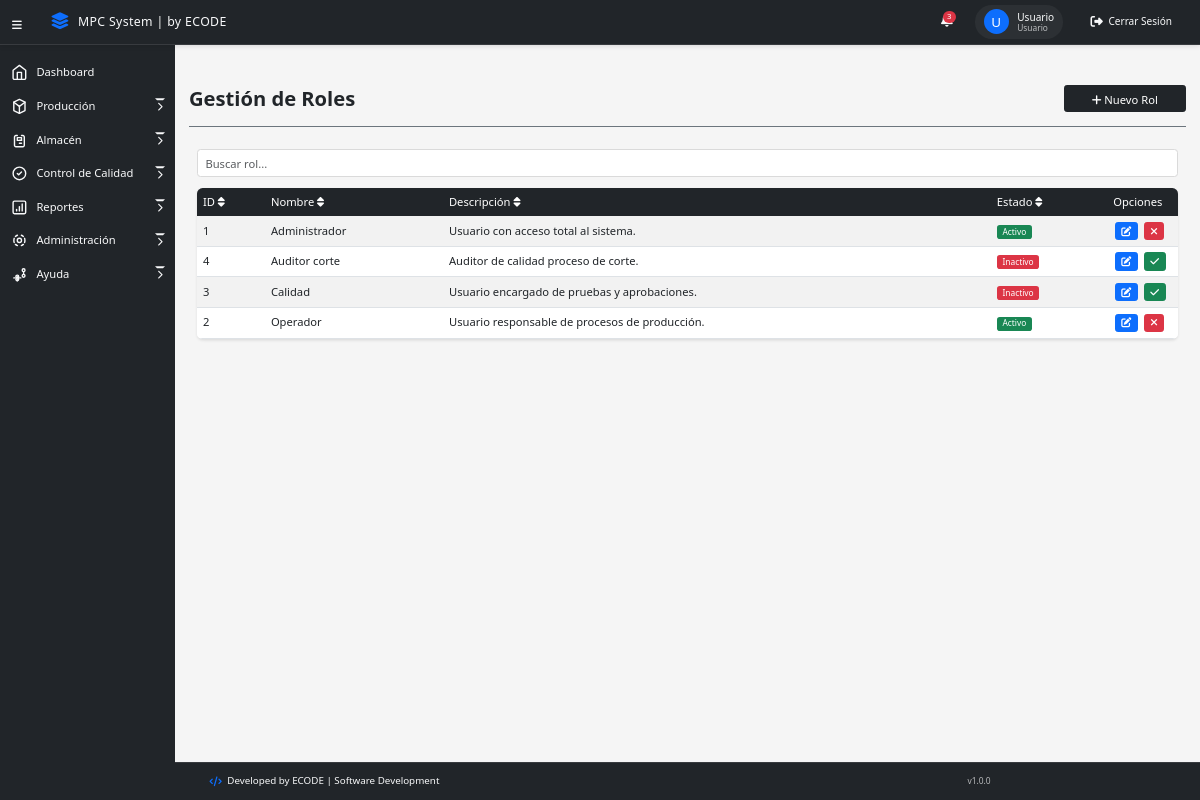
The page /views/roles.php (signed in) on the database as committed earlier.
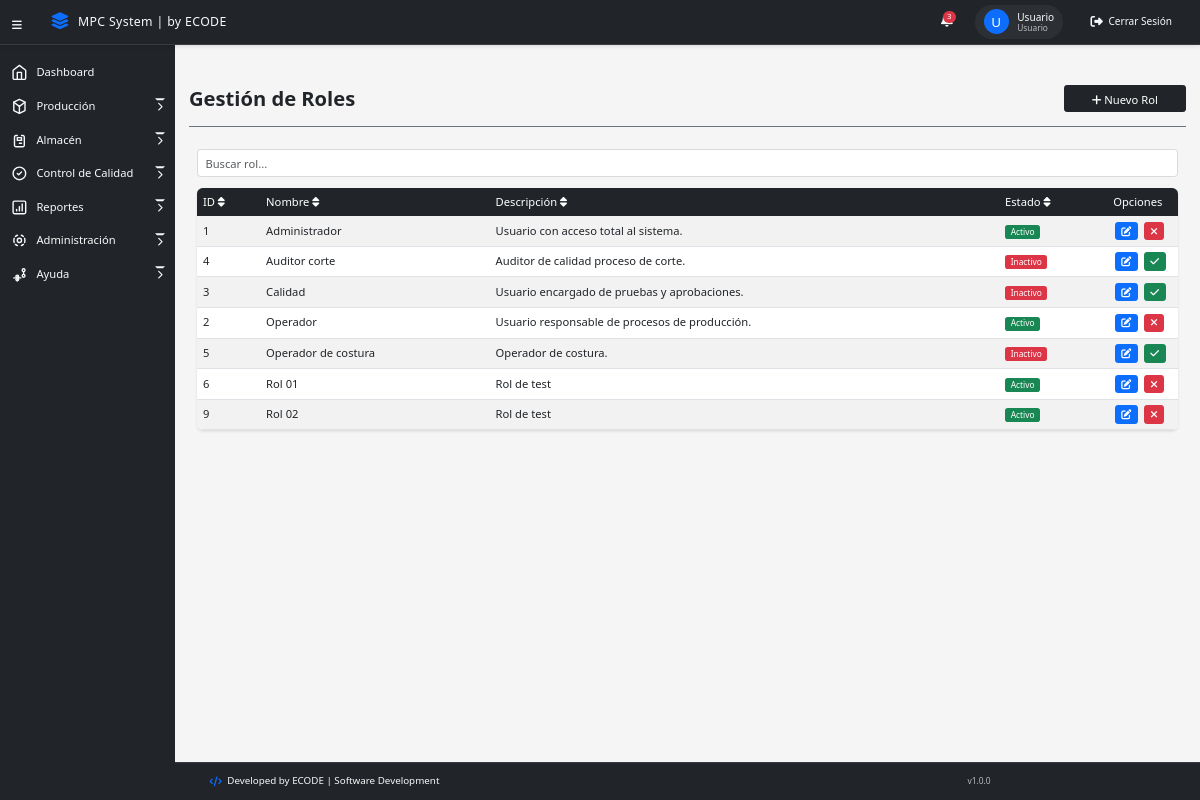
The same page on the database as committed later.
### tables this page shows
CREATE TABLE `roles` (
  `id` int(11) NOT NULL,
  `rol_nombre` varchar(25) NOT NULL,
  `rol_descripcion` text DEFAULT NULL,
  `estado` enum('Activo','Inactivo') DEFAULT 'Activo'
);

### models/Rol.php (called while the page is built, shortened)
<?php
require_once __DIR__ . '/../config/Database.php';
class Rol {
    private $conn;
    private $table = 'roles';
    public function __construct() {
        $database = new Database();
        $this->conn = $database->getConnection();
    }
    public function getAll() {
        try {
            $query = "SELECT * FROM {$this->table} ORDER BY rol_nombre ASC";
            $stmt = $this->conn->prepare($query);
            $stmt->execute();
            return $stmt->fetchAll(PDO::FETCH_ASSOC);
        } catch (PDOException $e) {
            error_log("Error en Rol::getAll: " . $e->getMessage());
            throw new Exception("Error al obtener los roles");
        }
    }
}

### config/database.php (called while the page is built, shortened)
<?php
class Database {
    private $host = "localhost";
    private $database_name = "minlex_elsalvador";
    private $username = "root";
    private $password = "";
    private $port = 3306;
    public function getConnection() {
        $this->conn = null;
        try {
            try {
                $this->conn = new PDO(
                    "mysql:unix_socket=/opt/lampp/var/mysql/mysql.sock;dbname=" . $this->database_name,
                    $this->username,
                    $this->password
                );
            } catch (PDOException $e) {
                $this->conn = new PDO(
                    "mysql:host=" . $this->host . ";port=" . $this->port . ";dbname=" . $this->database_name,
                    $this->username,
                    $this->password
                );
            }
            $this->conn->setAttribute(PDO::ATTR_ERRMODE, PDO::ERRMODE_EXCEPTION);
            $this->conn->setAttribute(PDO::ATTR_DEFAULT_FETCH_MODE, PDO::FETCH_ASSOC);
            $this->conn->exec("SET NAMES utf8");
            return $this->conn;
        } catch (PDOException $exception) {
            error_log("Error de conexión a la base de datos: " . $exception->getMessage());
            throw new Exception("Error de conexión a la base de datos. Por favor verifica que XAMPP esté corriendo.");
        }
    }
}
?>

### controllers/RolController.php (called while the page is built, shortened)
<?php
require_once __DIR__ . '/../models/Rol.php';
class RolController {
    private $rol;
    public function __construct() {
        $this->rol = new Rol();
    }
    public function getRoles() {
        return $this->rol->getAll();
    }
}
?>

### views/roles.php (the view, shortened to what the changed rows need)
<?php
require_once '../controllers/RolController.php';
$rolController = new RolController();
$roles = $rolController->getRoles() ?? [];
?>
<!DOCTYPE html>
<html lang="es">
<head>
    <?php include '../components/meta.php'; ?>
    <link href="https://cdn.jsdelivr.net/npm/bootstrap@5.3.0/dist/css/bootstrap.min.css" rel="stylesheet">
    <link rel="stylesheet" href="https://cdnjs.cloudflare.com/ajax/libs/font-awesome/6.5.1/css/all.min.css">
    <link rel="stylesheet" href="../css/style_main.css">
</head>
<body>
    <?php include '../components/menu_lateral.php'; ?>
    <main>
        <div style="width: 100%;" class="border-bottom border-secondary titulo-vista">
            <h1><strong>Gestión de Roles</strong></h1><br>
        </div>
        <div class="container-fluid">
            <div class="table-responsive">
                <table class="table table-striped table-hover">
                    <thead>
                        <tr>
                            <th class="sortable" data-column="id">ID <i class="fas fa-sort"></i></th>
                            <th class="sortable" data-column="nombre">Nombre <i class="fas fa-sort"></i></th>
                            <th class="sortable" data-column="descripcion">Descripción <i class="fas fa-sort"></i></th>
                            <th class="sortable" data-column="estado">Estado <i class="fas fa-sort"></i></th>
                            <th>Opciones</th>
                        </tr>
                    </thead>
                    <tbody>
                        <?php foreach ($roles as $rol): ?>
                            <tr>
                                <td><?php echo htmlspecialchars($rol['id']); ?></td>
                                <td><?php echo htmlspecialchars($rol['rol_nombre']); ?></td>
                                <td><?php echo htmlspecialchars($rol['rol_descripcion']); ?></td>
                                <td>
                                    <span class="badge <?php echo $rol['estado'] === 'Activo' ? 'bg-success' : 'bg-danger'; ?>">
                                        <?php echo htmlspecialchars($rol['estado']); ?>
                                    </span>
                                </td>
                                <td>
                                    <button class="btn btn-sm btn-primary editar-rol"
                                            data-bs-toggle="modal"
                                            data-bs-target="#editarRolModal"
                                            data-id="<?php echo $rol['id']; ?>"
                                            data-nombre="<?php echo htmlspecialchars($rol['rol_nombre']); ?>"
                                            data-descripcion="<?php echo htmlspecialchars($rol['rol_descripcion']); ?>"
                                            title="Editar rol">
                                        <i class="fas fa-edit"></i>
                                    </button>
                                    <button class="btn btn-sm <?php echo $rol['estado'] === 'Activo' ? 'btn-danger' : 'btn-success'; ?> toggle-estado"
                                            data-id="<?php echo $rol['id']; ?>"
                                            data-estado="<?php echo $rol['estado']; ?>"
                                            title="Cambiar estado">
                                        <i class="fas <?php echo $rol['estado'] === 'Activo' ? 'fa-times' : 'fa-check'; ?>"></i>
                                    </button>
                                </td>
                            </tr>
                        <?php endforeach; ?>
                    </tbody>
                </table>
            </div>
        </div>
    </main>
</body>
</html>

Rows that differ between the two databases and show on the page:
added roles: id "5", rol_nombre "Operador de costura", rol_descripcion "Operador de costura.", estado "Inactivo"
added roles: id "6", rol_nombre "Rol 01", rol_descripcion "Rol de test", estado "Activo"
added roles: id "9", rol_nombre "Rol 02", rol_descripcion "Rol de test", estado "Activo"
